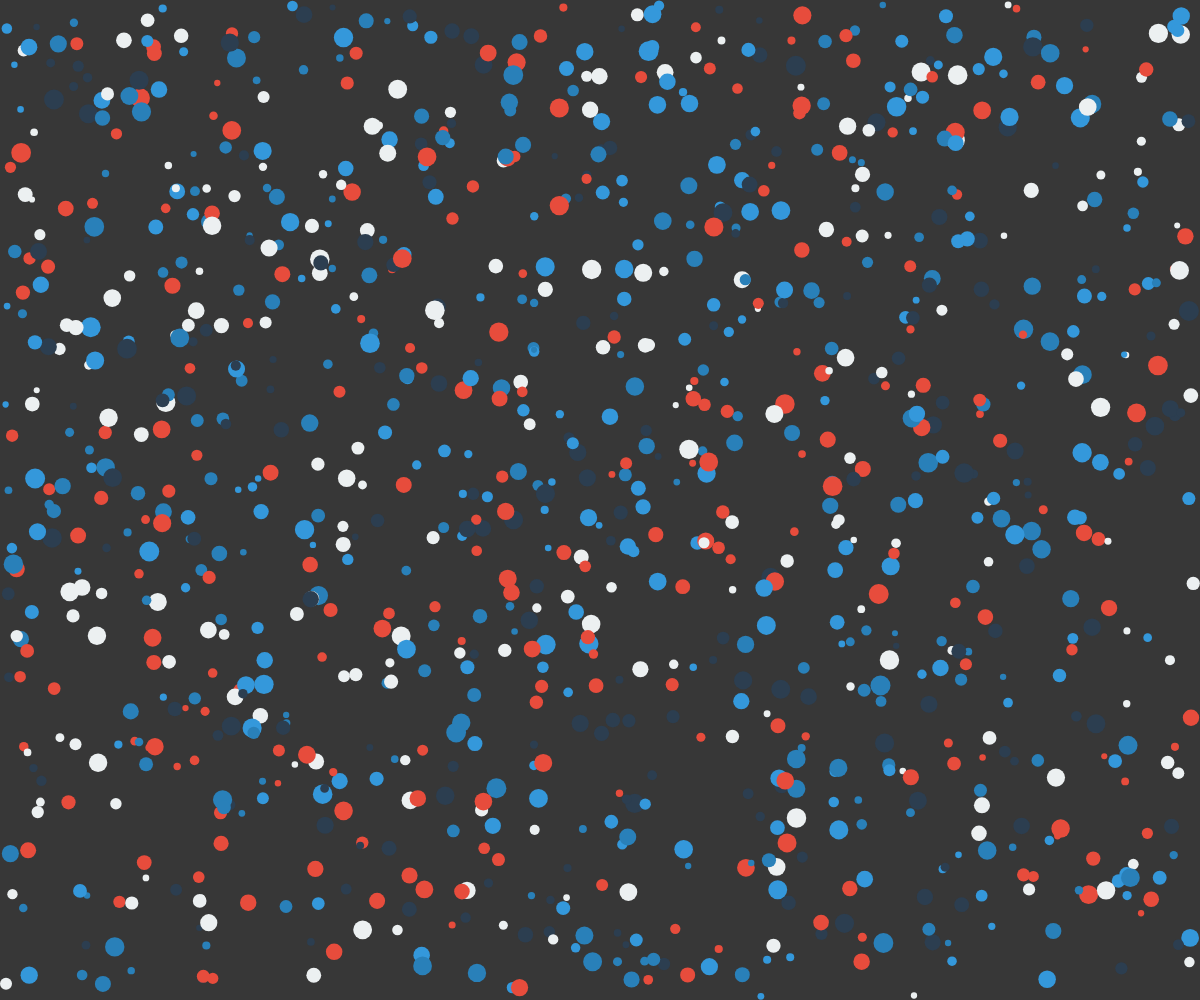
Frame 1 (no input)
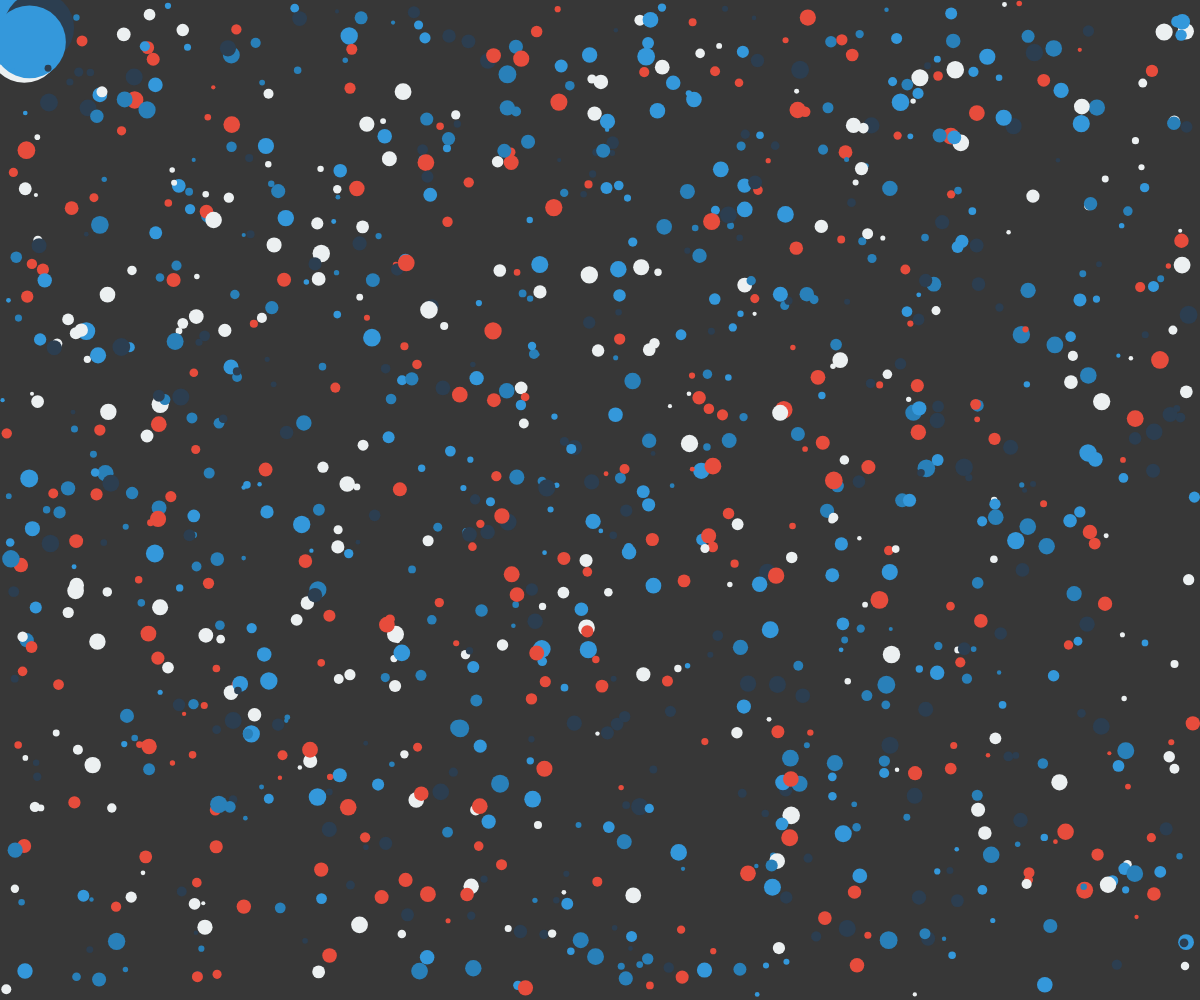
Frame 60 (no input)
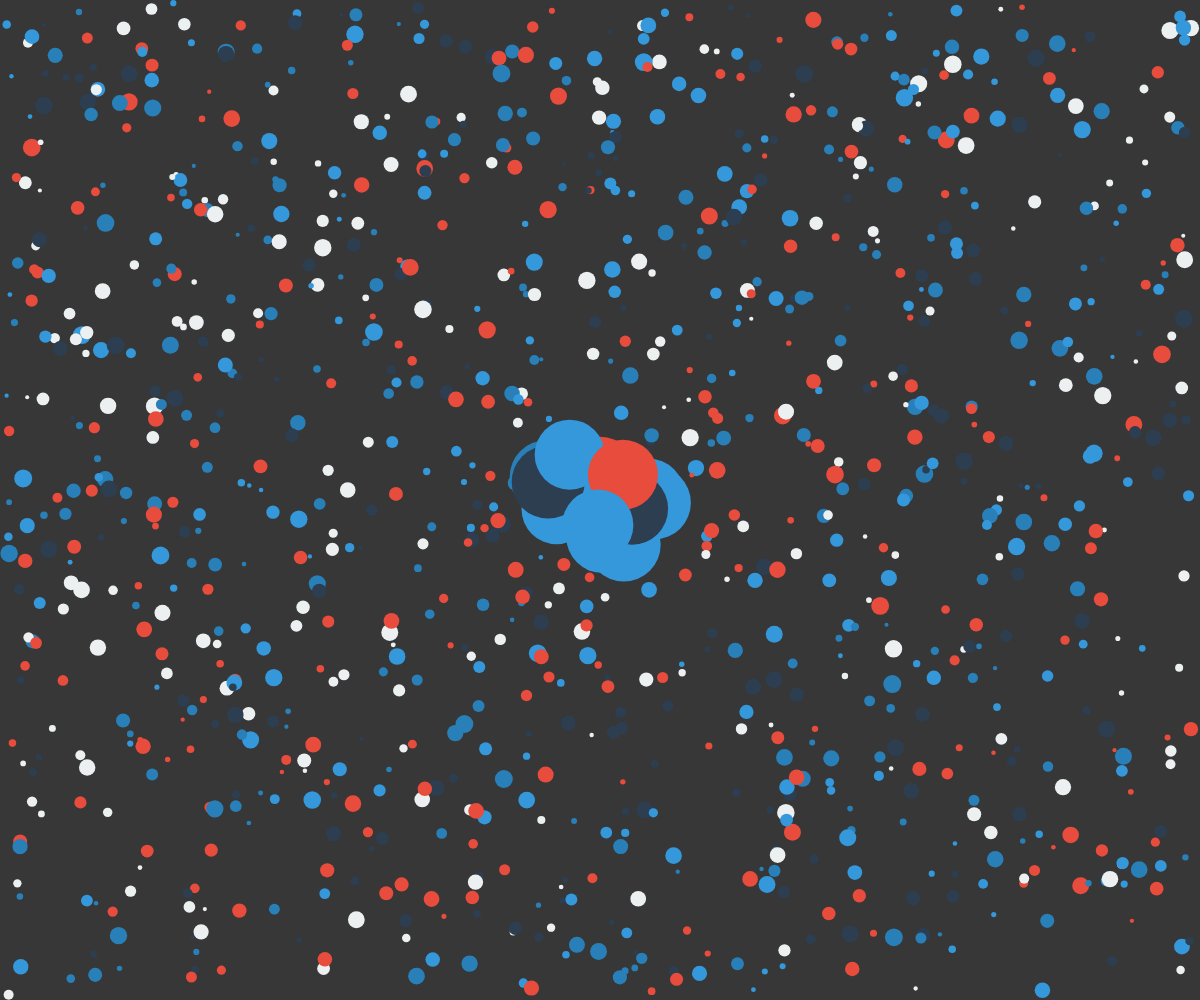
Frame 120 (the mouse pressed at the canvas centre since frame 60)

The p5.js sketch that drew these frames (run headless with seeded random() and noise() and a simulated clock; from frame 60 on, the mouse is pressed at the canvas centre):

// p5.js sketch
// ── sketch.js
var particles = [];

function setup() { 
  createCanvas(windowWidth, windowHeight);
  var amount = (windowWidth+windowHeight)/2
		
	for (var i = 0; i < amount; i++) {
		particles[i] = new Particle();
	}
  
  // console.log(amount);
} 

function draw() { 
  background(55);
	
	for (var i = particles.length-1; i >=0; i--) {
		particles[i].show();
		particles[i].update();
	}
}

function windowResized() {
	resizeCanvas(windowWidth, windowHeight);
	// console.log(windowWidth);
	// console.log(windowHeight);
}

// ── Particle.js
colorArray = [
	'#2C3E50', '#E74C3C', '#ECF0F1', '#3498DB', '#2980B9'
];

var maxRadius = 35;
var area = 60;

function Particle() {
	dx = random(-1, 1);
	dy = random(-1, 1);
	r = random(3,10);
	
	x = random(0+r, width-r);
	y = random(0+r, height-r);
	
	this.color = random(colorArray)
	
	this.pos = createVector(x,y);
	this.vel = createVector(dx,dy);
	this.r = r;
	this.oriR = r;
	
	this.vel.setMag(0.1);
	
	this.update = function() {
		if (this.pos.x+this.r >= width || this.pos.x-this.r <= 0) {
			this.vel.x = -this.vel.x;
		}
		if (this.pos.y+this.r >= height || this.pos.y-this.r <= 0) {
			this.vel.y = -this.vel.y;
		}
		
		this.pos.add(this.vel);
		
		mousePos = createVector(mouseX, mouseY);
    var dist = mousePos.dist(this.pos);
		
    if (dist < area && this.r < maxRadius) {
    	this.r += 2; 
    } else if (dist > area && this.oriR <= this.r) {
    	this.r -= 1; 
    }	
	}
	
	this.show = function() {
		noStroke();
	  fill(this.color);
		ellipse(this.pos.x, this.pos.y, this.r*2, this.r*2);
	}
}

// ── style.css
html, body, canvas {
  margin: 0;
  padding: 0;
  display: block;
}
